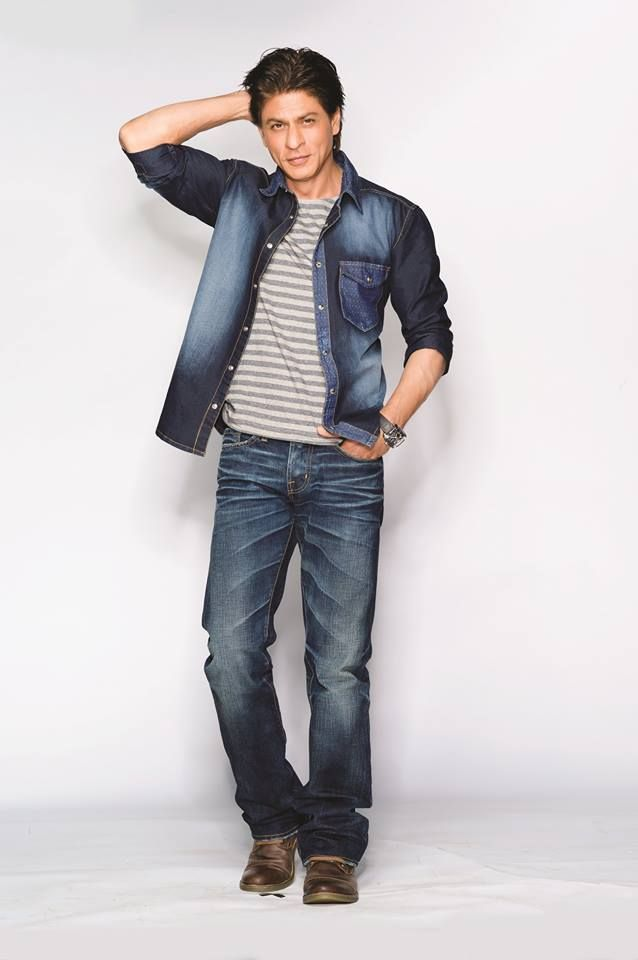
#> input picture person1.jpg, 638 x 960 px
$ python -i source_code.py   (imports and definitions only)
#> lines starting #> are read from the running program, lines starting #| are printed output that depends on the picture
#> further down, picture is the input picture: PIL image 638x960 RGB; mean R, G, B 200.9, 197.3, 200
import cv2
import numpy as np
from rembg import remove, new_session
from PIL import Image, ImageFilter, ImageDraw, ImageEnhance
import io

# [6 lines left out: function remove_background, not called in this run]

def refine_edges(person_img, erosion_size=3):
#> called with erosion_size = 3
    alpha = np.array(person_img.split()[-1])
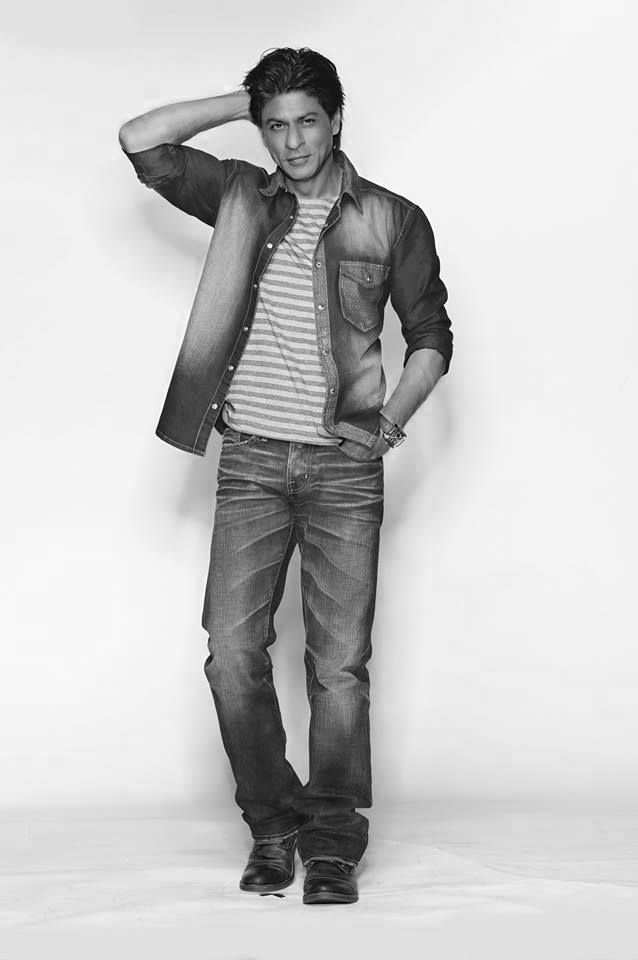
#> alpha: shape (960, 638); min 0, max 255, mean 200
    kernel = np.ones((erosion_size, erosion_size), np.uint8)
    eroded_alpha = cv2.erode(alpha, kernel, iterations=1)
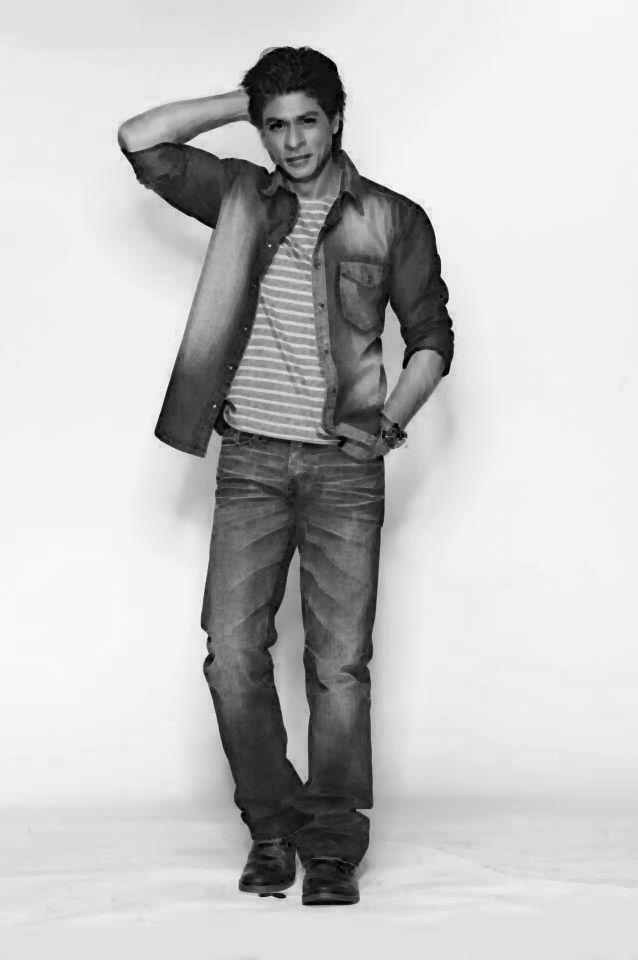
#> eroded_alpha: shape (960, 638); min 0, max 248, mean 195.6
    eroded_alpha_pil = Image.fromarray(eroded_alpha)
    blurred_alpha = eroded_alpha_pil.filter(ImageFilter.GaussianBlur(radius=2))
    refined_person_img = person_img.copy()
    refined_person_img.putalpha(blurred_alpha)
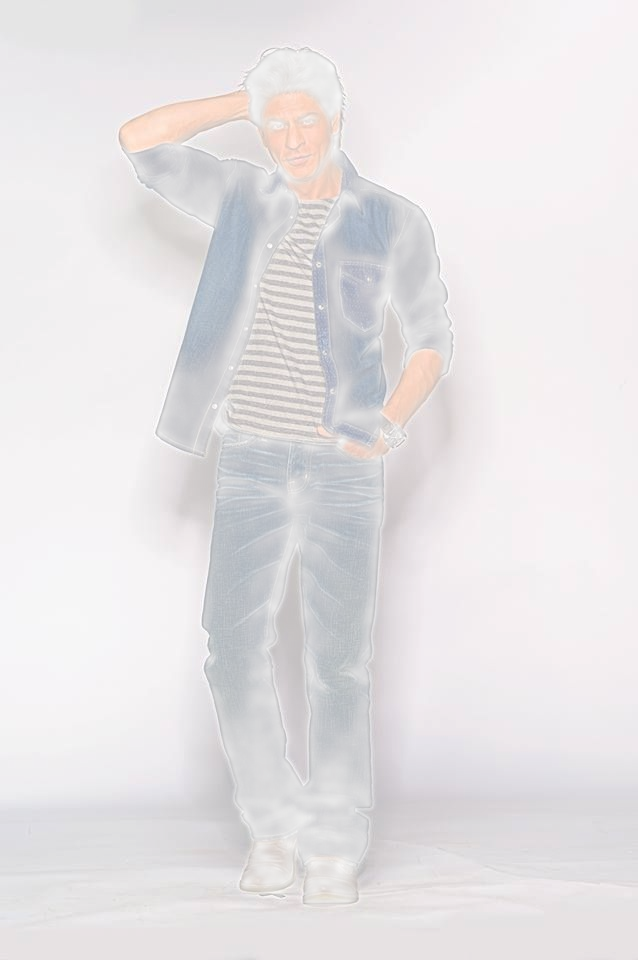
#> refined_person_img: PIL image 638x960 RGBA; mean R, G, B, A 200.9, 197.3, 200, 195.6; transparent parts drawn white
    return refined_person_img

# [77 lines left out: functions resize_person_dynamic, color_match_luminance, add_light_wrap, add_ground_shadow, composite, not called in this run]

# --- Example Usage ---
# [10 lines not run here, left out]

>>> from PIL import Image
>>> picture = Image.open('person1.jpg')
>>> result = refine_edges(picture)
